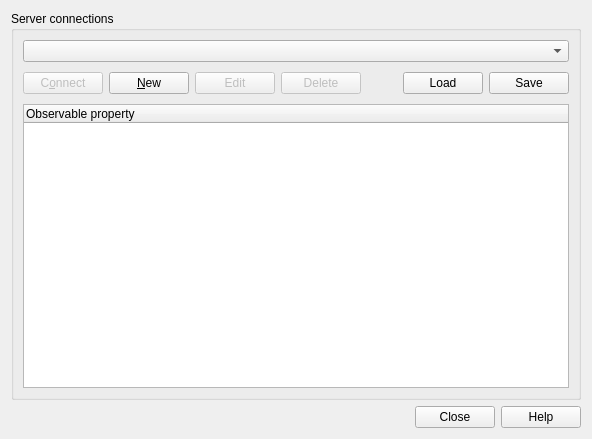
<?xml version="1.0" encoding="UTF-8"?>
<ui version="4.0">
 <class>QgsSOSSourceSelectBase</class>
 <widget class="QDialog" name="QgsSOSSourceSelectBase">
  <property name="geometry">
   <rect>
    <x>0</x>
    <y>0</y>
    <width>592</width>
    <height>439</height>
   </rect>
  </property>
  <property name="windowTitle">
   <string>Add SOS Layer from a Server</string>
  </property>
  <layout class="QGridLayout" name="gridLayout">
   <item row="0" column="0">
    <widget class="QGroupBox" name="GroupBox1">
     <property name="title">
      <string>Server connections</string>
     </property>
     <layout class="QGridLayout" name="gridLayout_2">
      <item row="1" column="0">
       <layout class="QHBoxLayout" name="horizontalLayout">
        <item>
         <widget class="QPushButton" name="mConnectButton">
          <property name="enabled">
           <bool>false</bool>
          </property>
          <property name="text">
           <string>C&amp;onnect</string>
          </property>
         </widget>
        </item>
        <item>
         <widget class="QPushButton" name="mNewButton">
          <property name="text">
           <string>&amp;New</string>
          </property>
         </widget>
        </item>
        <item>
         <widget class="QPushButton" name="mEditButton">
          <property name="enabled">
           <bool>false</bool>
          </property>
          <property name="text">
           <string>Edit</string>
          </property>
         </widget>
        </item>
        <item>
         <widget class="QPushButton" name="mDeleteButton">
          <property name="enabled">
           <bool>false</bool>
          </property>
          <property name="text">
           <string>Delete</string>
          </property>
         </widget>
        </item>
        <item>
         <spacer>
          <property name="orientation">
           <enum>Qt::Horizontal</enum>
          </property>
          <property name="sizeType">
           <enum>QSizePolicy::Expanding</enum>
          </property>
          <property name="sizeHint" stdset="0">
           <size>
            <width>171</width>
            <height>30</height>
           </size>
          </property>
         </spacer>
        </item>
        <item>
         <widget class="QPushButton" name="mLoadButton">
          <property name="toolTip">
           <string>Load connections from file</string>
          </property>
          <property name="text">
           <string>Load</string>
          </property>
         </widget>
        </item>
        <item>
         <widget class="QPushButton" name="mSaveButton">
          <property name="toolTip">
           <string>Save connections to file</string>
          </property>
          <property name="text">
           <string>Save</string>
          </property>
         </widget>
        </item>
       </layout>
      </item>
      <item row="0" column="0">
       <widget class="QComboBox" name="mConnectionsComboBox"/>
      </item>
      <item row="2" column="0">
       <widget class="QTreeWidget" name="mOfferingsTreeWidget">
        <property name="selectionMode">
         <enum>QAbstractItemView::ExtendedSelection</enum>
        </property>
        <column>
         <property name="text">
          <string>Observable property</string>
         </property>
        </column>
       </widget>
      </item>
     </layout>
    </widget>
   </item>
   <item row="1" column="0">
    <widget class="QDialogButtonBox" name="mButtonBox">
     <property name="orientation">
      <enum>Qt::Horizontal</enum>
     </property>
     <property name="standardButtons">
      <set>QDialogButtonBox::Close|QDialogButtonBox::Help</set>
     </property>
    </widget>
   </item>
  </layout>
 </widget>
 <tabstops>
  <tabstop>mConnectionsComboBox</tabstop>
  <tabstop>mConnectButton</tabstop>
  <tabstop>mNewButton</tabstop>
  <tabstop>mEditButton</tabstop>
  <tabstop>mDeleteButton</tabstop>
  <tabstop>mButtonBox</tabstop>
 </tabstops>
 <resources/>
 <connections>
  <connection>
   <sender>mButtonBox</sender>
   <signal>rejected()</signal>
   <receiver>QgsSOSSourceSelectBase</receiver>
   <slot>reject()</slot>
   <hints>
    <hint type="sourcelabel">
     <x>529</x>
     <y>422</y>
    </hint>
    <hint type="destinationlabel">
     <x>426</x>
     <y>-16</y>
    </hint>
   </hints>
  </connection>
 </connections>
</ui>
